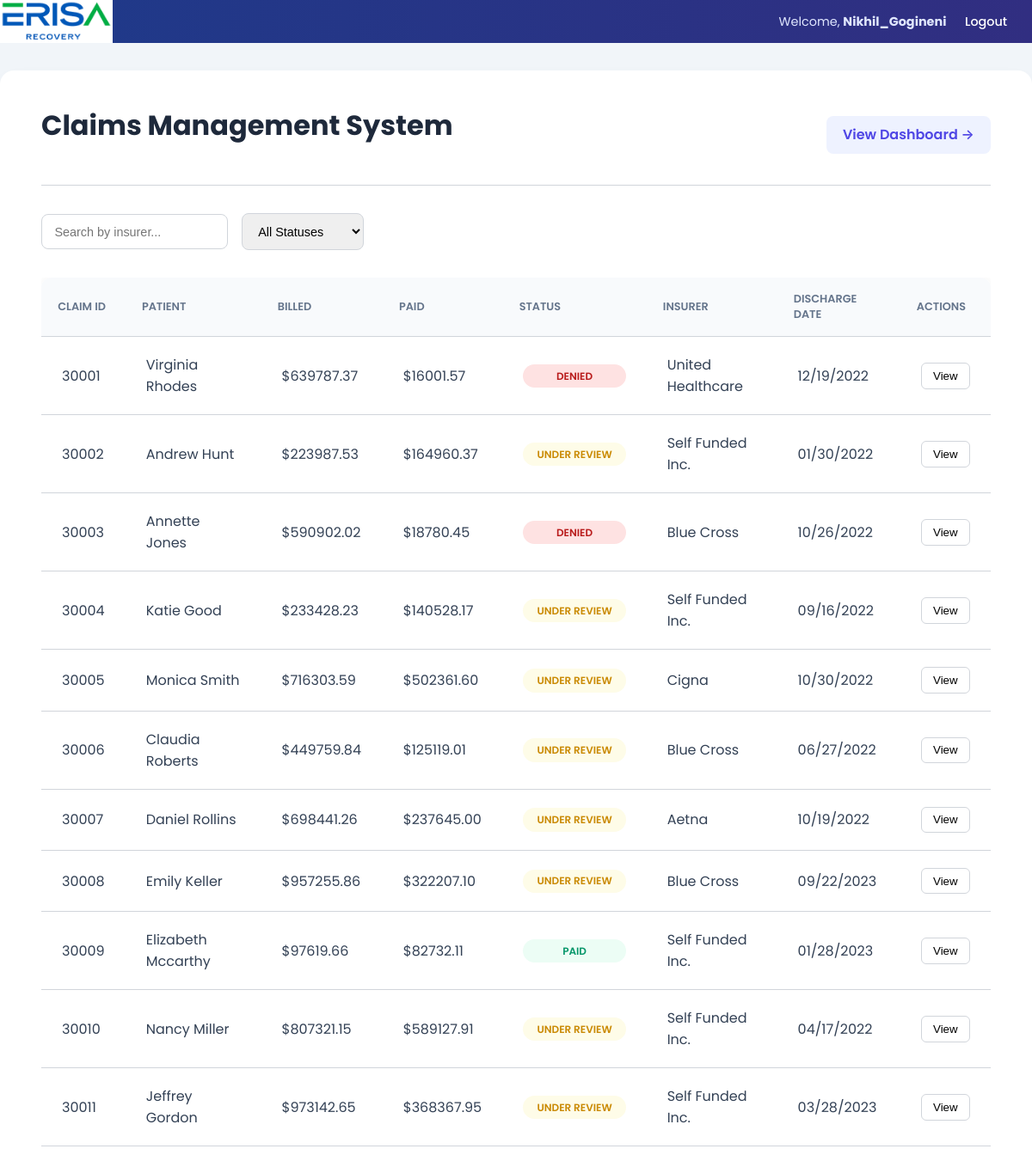
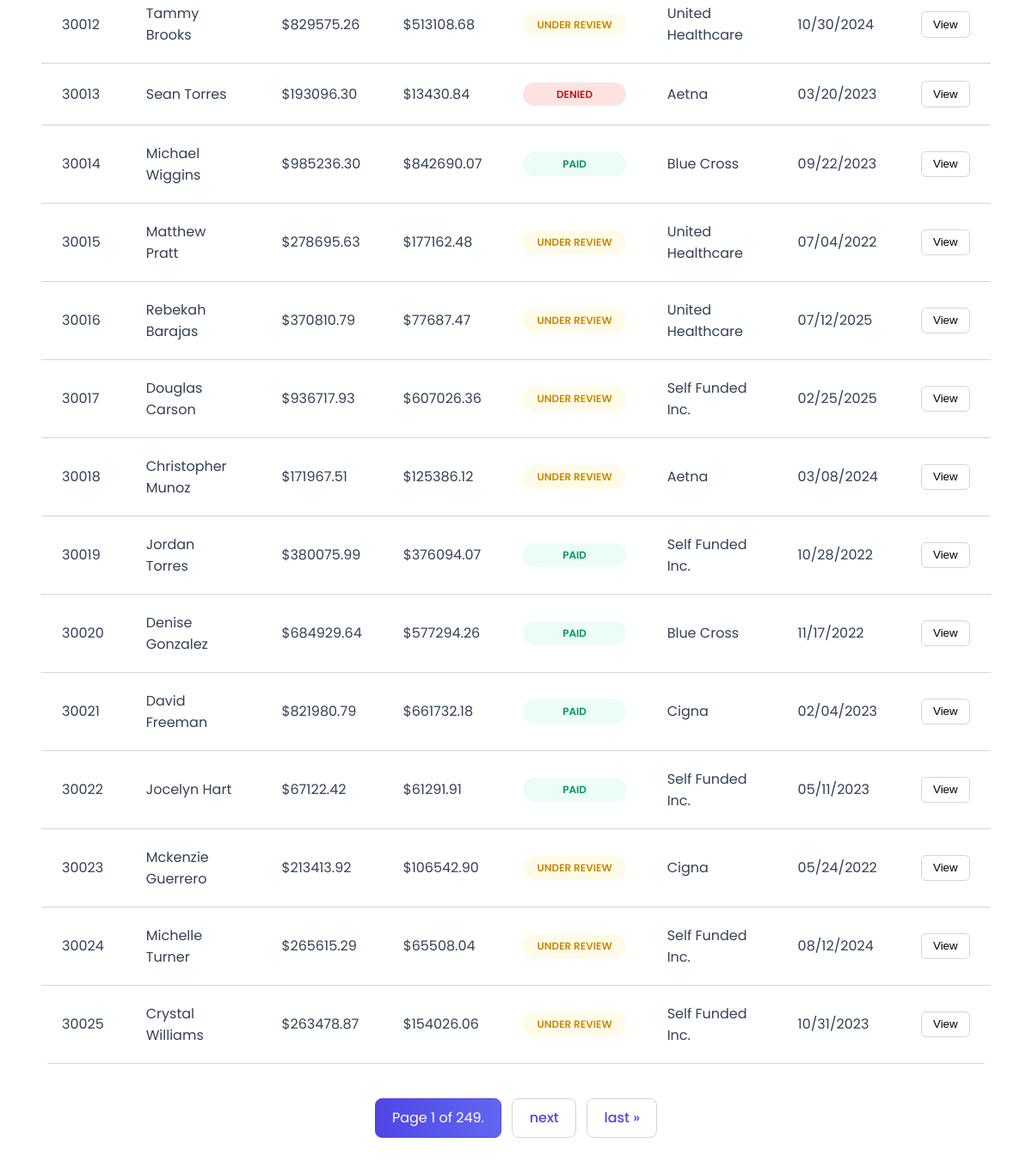
The app's page / (signed in) with its own data (2 pictures, top to bottom).
### claims/models.py (models this page shows, shortened)
class Claim(models.Model):
    patient_name = models.CharField(max_length=255)
    billed_amount = models.DecimalField(max_digits=10, decimal_places=2)
    paid_amount = models.DecimalField(max_digits=10, decimal_places=2)
    status = models.CharField(max_length=50)
    insurer_name = models.CharField(max_length=255)
    discharge_date = models.DateField()
    is_flagged = models.BooleanField(default=False)

### claims/views.py (the view)
# urls.py: path('', views.claim_list_view, name='claim_list'),
@login_required
def claim_list_view(request):
    query_status = request.GET.get('status', '')
    query_insurer = request.GET.get('insurer', '')
    claims_list = Claim.objects.all().order_by('id')
    if query_status:
        claims_list = claims_list.filter(status__iexact=query_status)
    if query_insurer:
        claims_list = claims_list.filter(insurer_name__icontains=query_insurer)
    paginator = Paginator(claims_list, 25)
    page_number = request.GET.get('page')
    claims_page = paginator.get_page(page_number)
    context = {
        'claims_page': claims_page,
        'selected_status': query_status,
        'selected_insurer': query_insurer
    }
    if 'HX-Request' in request.headers:
        return render(request, 'claims/partials/claim_results.html', context)
    context['statuses'] = Claim.objects.values_list('status', flat=True).distinct()
    context['insurers'] = Claim.objects.values_list('insurer_name', flat=True).distinct()
    return render(request, 'claims/claim_list.html', context)

### claims/templates/claims/claim_list.html (shortened to what this page needs)
{% extends 'claims/base.html' %}
{% block content %}
<div class="container">
    <div class="header-nav">
        <h1>Claims Management System</h1>
        <a href="{% url 'dashboard' %}" class="nav-link">View Dashboard &rarr;</a>
    </div>
    <div class="filter-form">
        <input type="text" name="insurer" placeholder="Search by insurer..." value="{{ selected_insurer }}"
               hx-get="{% url 'claim_list' %}"
               hx-trigger="keyup changed delay:500ms"
               hx-target="#results-container"
               hx-swap="innerHTML"
               hx-include="[name='status']">
        <select name="status"
                hx-get="{% url 'claim_list' %}"
                hx-trigger="change"
                hx-target="#results-container"
                hx-swap="innerHTML"
                hx-include="[name='insurer']">
            <option value="">All Statuses</option>
        </select>
    </div>
    <div id="results-container">
        {% include 'claims/partials/claim_results.html' %}
    </div>
</div>
{% endblock %}

### claims/templates/claims/base.html (shortened to what this page needs)
{% load static %}
<!DOCTYPE html>
<html lang="en">
<head>
    <link rel="stylesheet" href="{% static 'css/styles.css' %}">
</head>
<body>
    {% block user_bar %}
    <div class="user-bar">
        <a href="{% url 'claim_list' %}" class="logo-link">
            <img src="{% static 'images/company_logo.png' %}" alt="ERISA Recovery Logo" class="company-logo">
        </a>
        <div class="user-info">
        {% if user.is_authenticated %}
            <span>Welcome, <strong>{{ user.username }}</strong></span>
            <form action="{% url 'logout' %}" method="post" style="display: inline;">
                <button type="submit" class="link-button">Logout</button>
            </form>
        {% else %}
            <a href="{% url 'login' %}">Login</a>
            <a href="{% url 'signup' %}">Sign Up</a>
        {% endif %}
        </div>
    </div>
    {% endblock user_bar %}
    {% block content %}{% endblock %}
</body>
</html>

### claims/templates/claims/partials/claim_results.html (shortened to what this page needs)
<div class="table-container">
    <table class="claims-table" x-data="{ openClaimId: null }">
        <thead>
            <tr>
                <th>Claim ID</th>
                <th>Patient</th>
                <th>Billed</th>
                <th>Paid</th>
                <th>Status</th>
                <th>Insurer</th>
                <th>Discharge Date</th>
                <th>Actions</th>
            </tr>
        </thead>
        <tbody>
            {% for claim in claims_page %}
            <tr class="claim-row">
                <td>{{ claim.id }}</td>
                <td>{{ claim.patient_name }}</td>
                <td>${{ claim.billed_amount }}</td>
                <td>${{ claim.paid_amount }}</td>
                <td>
                    <span class="status status-{{ claim.status|slugify }}">{{ claim.status }}</span>
                </td>
                <td>{{ claim.insurer_name }}</td>
                <td>{{ claim.discharge_date|date:"m/d/Y" }}</td>
                <td>
                    <button
                        hx-get="{% url 'claim_detail' claim.pk %}"
                        hx-target="#details-content-{{ claim.id }}"
                        hx-swap="innerHTML"
                        @click="openClaimId = (openClaimId === {{ claim.id }} ? null : {{ claim.id }})">
                        View
                    </button>
                </td>
            </tr>
            {% empty %}
            <tr>
                <td colspan="8">No claims found.</td>
            </tr>
            {% endfor %}
        </tbody>
    </table>
</div>
<div class="pagination">
    <span class="step-links">
        <span class="current">
            Page {{ claims_page.number }} of {{ claims_page.paginator.num_pages }}.
        </span>
        {% if claims_page.has_next %}
            <a href="?page={{ claims_page.next_page_number }}&status={{ selected_status }}&insurer={{ selected_insurer }}">next</a>
            <a href="?page={{ claims_page.paginator.num_pages }}&status={{ selected_status }}&insurer={{ selected_insurer }}">last &raquo;</a>
        {% endif %}
    </span>
</div>

### static/css/styles.css (style rules this page uses)
:root { --primary-color: #4f46e5; --primary-hover: #4338ca; --secondary-color: #10b981; --border-color: #d1d5db; --background-color: #f1f5f9; --text-color: #334155; --text-muted: #64748b; --header-bg: #ffffff; --danger-color: #ef4444; --status-paid-bg: #ecfdf5; --status-paid-text: #059669; --status-denied-bg: #fee2e2; --status-denied-text: #b91c1c; --status-under-review-bg: #fefce8; --status-under-review-text: #ca8a04; }
body { font-family: 'Poppins', -apple-system, BlinkMacSystemFont, "Segoe UI", Roboto, "Helvetica Neue", Arial, sans-serif; background-color: var(--background-color); color: var(--text-color); margin: 0; }
.user-bar { background: linear-gradient(90deg, #1e3a8a, #312e81); color: #e0e7ff; font-size: 0.9em; display: flex; justify-content: space-between; align-items: center; }
.user-info { display: flex; align-items: center; gap: 1.5em; padding-right: 2em; }
.user-bar a, .link-button { color: #ffffff; font-weight: 500; text-decoration: none; transition: color 0.2s; }
.link-button { background: none; border: none; cursor: pointer; padding: 0; font-size: inherit; font-family: inherit; }
.container { max-width: 1400px; margin: 2em auto; background-color: var(--header-bg); border-radius: 16px; box-shadow: 0 10px 25px -5px rgba(0,0,0,0.07), 0 4px 6px -2px rgba(0,0,0,0.05); padding: 2.5em 3em; }
a { color: var(--primary-color); text-decoration: none; font-weight: 500; }
.header-nav { display: flex; justify-content: space-between; align-items: center; margin-bottom: 2em; padding-bottom: 1.5em; border-bottom: 1px solid var(--border-color); }
h1, h2, h3, h4 { margin-top: 0; color: #1e293b; }
h1 { font-size: 2em; font-weight: 700; }
.nav-link { font-weight: 600; padding: 0.6em 1.2em; border-radius: 8px; transition: background-color 0.2s; background-color: #eef2ff; color: var(--primary-color); }
.filter-form { display: flex; gap: 1em; align-items: center; margin-bottom: 2em; }
.filter-form input, .filter-form select { font-size: 0.9em; padding: 0.8em 1em; border-radius: 8px; border: 1px solid var(--border-color); }
.claims-table { width: 100%; border-collapse: collapse; border-radius: 12px; overflow: hidden; box-shadow: 0 0 15px rgba(0,0,0,0.05); }
.claims-table th, .claims-table td { padding: 1.25em 1.5em; text-align: left; border-bottom: 1px solid var(--border-color); }
.claims-table th { background-color: #f8fafc; font-weight: 600; font-size: 0.8em; text-transform: uppercase; color: var(--text-muted); }
.claims-table button { background-color: #fff; border: 1px solid var(--border-color); padding: 0.5em 1em; border-radius: 6px; cursor: pointer; font-weight: 500; transition: all 0.2s; }
.status { display: inline-block; padding: 0.4em 0.8em; font-size: 0.75em; font-weight: 600; border-radius: 9999px; text-transform: uppercase; min-width: 100px; text-align: center; }
.status-paid { background-color: var(--status-paid-bg); color: var(--status-paid-text); }
.status-denied { background-color: var(--status-denied-bg); color: var(--status-denied-text); }
.status-under-review { background-color: var(--status-under-review-bg); color: var(--status-under-review-text); }
.pagination { margin-top: 2.5em; text-align: center; }
.pagination a, .pagination .current { display: inline-block; padding: 0.6em 1.2em; margin: 0 0.25em; border-radius: 8px; text-decoration: none; color: var(--primary-color); border: 1px solid var(--border-color); transition: all 0.2s; }
.pagination .current { background: linear-gradient(90deg, var(--primary-color), #6366f1); color: white; border-color: var(--primary-color); }
.table-container { width: 100%; overflow-x: auto; }
.company-logo { height: 50px; width: auto; display: block; }

### records on screen
Claim: id "30001", patient_name "Virginia Rhodes", billed_amount "639787.37", paid_amount "16001.57", status "DENIED", insurer_name "United Healthcare", discharge_date "12/19/2022"
Claim: id "30002", patient_name "Andrew Hunt", billed_amount "223987.53", paid_amount "164960.37", status "UNDER REVIEW", insurer_name "Self Funded Inc.", discharge_date "01/30/2022"
Claim: id "30003", patient_name "Annette Jones", billed_amount "590902.02", paid_amount "18780.45", status "DENIED", insurer_name "Blue Cross", discharge_date "10/26/2022"
Claim: id "30004", patient_name "Katie Good", billed_amount "233428.23", paid_amount "140528.17", status "UNDER REVIEW", insurer_name "Self Funded Inc.", discharge_date "09/16/2022"
Claim: id "30005", patient_name "Monica Smith", billed_amount "716303.59", paid_amount "502361.60", status "UNDER REVIEW", insurer_name "Cigna", discharge_date "10/30/2022"
Claim: id "30006", patient_name "Claudia Roberts", billed_amount "449759.84", paid_amount "125119.01", status "UNDER REVIEW", insurer_name "Blue Cross", discharge_date "06/27/2022"
Claim: id "30007", patient_name "Daniel Rollins", billed_amount "698441.26", paid_amount "237645.00", status "UNDER REVIEW", insurer_name "Aetna", discharge_date "10/19/2022"
Claim: id "30008", patient_name "Emily Keller", billed_amount "957255.86", paid_amount "322207.10", status "UNDER REVIEW", insurer_name "Blue Cross", discharge_date "09/22/2023"
Claim: id "30009", patient_name "Elizabeth Mccarthy", billed_amount "97619.66", paid_amount "82732.11", status "PAID", insurer_name "Self Funded Inc.", discharge_date "01/28/2023"
Claim: id "30010", patient_name "Nancy Miller", billed_amount "807321.15", paid_amount "589127.91", status "UNDER REVIEW", insurer_name "Self Funded Inc.", discharge_date "04/17/2022"
Claim: id "30011", patient_name "Jeffrey Gordon", billed_amount "973142.65", paid_amount "368367.95", status "UNDER REVIEW", insurer_name "Self Funded Inc.", discharge_date "03/28/2023"
Claim: id "30012", patient_name "Tammy Brooks", billed_amount "829575.26", paid_amount "513108.68", status "UNDER REVIEW", insurer_name "United Healthcare", discharge_date "10/30/2024"
Claim: id "30013", patient_name "Sean Torres", billed_amount "193096.30", paid_amount "13430.84", status "DENIED", insurer_name "Aetna", discharge_date "03/20/2023"
Claim: id "30014", patient_name "Michael Wiggins", billed_amount "985236.30", paid_amount "842690.07", status "PAID", insurer_name "Blue Cross", discharge_date "09/22/2023"
Claim: id "30015", patient_name "Matthew Pratt", billed_amount "278695.63", paid_amount "177162.48", status "UNDER REVIEW", insurer_name "United Healthcare", discharge_date "07/04/2022"
Claim: id "30016", patient_name "Rebekah Barajas", billed_amount "370810.79", paid_amount "77687.47", status "UNDER REVIEW", insurer_name "United Healthcare", discharge_date "07/12/2025"
Claim: id "30017", patient_name "Douglas Carson", billed_amount "936717.93", paid_amount "607026.36", status "UNDER REVIEW", insurer_name "Self Funded Inc.", discharge_date "02/25/2025"
Claim: id "30018", patient_name "Christopher Munoz", billed_amount "171967.51", paid_amount "125386.12", status "UNDER REVIEW", insurer_name "Aetna", discharge_date "03/08/2024"
Claim: id "30019", patient_name "Jordan Torres", billed_amount "380075.99", paid_amount "376094.07", status "PAID", insurer_name "Self Funded Inc.", discharge_date "10/28/2022"
Claim: id "30020", patient_name "Denise Gonzalez", billed_amount "684929.64", paid_amount "577294.26", status "PAID", insurer_name "Blue Cross", discharge_date "11/17/2022"
Claim: id "30021", patient_name "David Freeman", billed_amount "821980.79", paid_amount "661732.18", status "PAID", insurer_name "Cigna", discharge_date "02/04/2023"
Claim: id "30022", patient_name "Jocelyn Hart", billed_amount "67122.42", paid_amount "61291.91", status "PAID", insurer_name "Self Funded Inc.", discharge_date "05/11/2023"
Claim: id "30023", patient_name "Mckenzie Guerrero", billed_amount "213413.92", paid_amount "106542.90", status "UNDER REVIEW", insurer_name "Cigna", discharge_date "05/24/2022"
Claim: id "30024", patient_name "Michelle Turner", billed_amount "265615.29", paid_amount "65508.04", status "UNDER REVIEW", insurer_name "Self Funded Inc.", discharge_date "08/12/2024"
Claim: id "30025", patient_name "Crystal Williams", billed_amount "263478.87", paid_amount "154026.06", status "UNDER REVIEW", insurer_name "Self Funded Inc.", discharge_date "10/31/2023"

### other values on screen
{{ user.username }} "Nikhil_Gogineni"
{{ claims_page.number }} "1"
{{ claims_page.paginator.num_pages }} "249"
